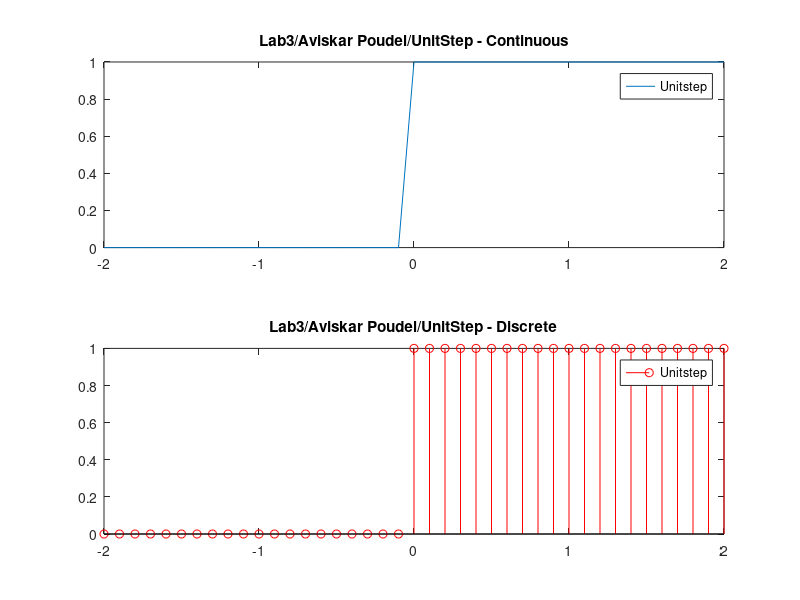

MATLAB code for this plot:

t = -2:0.1:2;
unitstep = t>=0;

subplot(2,1,1)
plot(t,unitstep)
legend("Unitstep")
title('Lab3/Aviskar Poudel/UnitStep - Continuous')


subplot(2,1,2)
stem(t,unitstep, '-red')
legend("Unitstep")
title('Lab3/Aviskar Poudel/UnitStep - Discrete')


